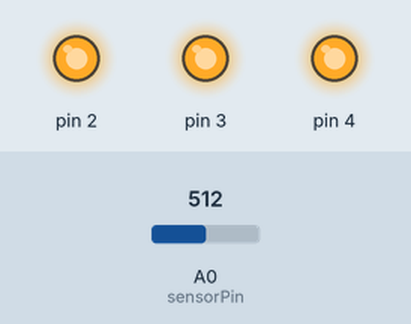
Bench run of a sketch on a simulated Arduino Uno, built with avr-gcc and run on an emulated ATmega328P. Shown: output pins drawn as LEDs (lit = HIGH). The inputs (shaded band) are chosen by the test bench; at power-on: A0 (sensorPin) = 512. What the sketch prints to the serial monitor is not drawn.

Above: at 1.2 s.
1.3 s: A0 (sensorPin) set to 166
3.3 s: A0 (sensorPin) set to 150
At 4.0 s:
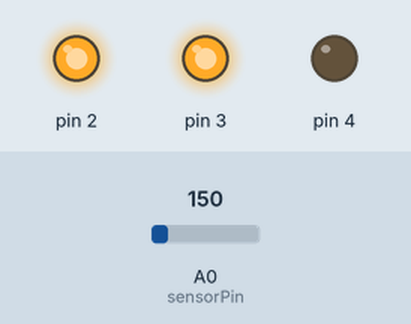
4.8 s: A0 (sensorPin) set to 122
At 6.2 s:
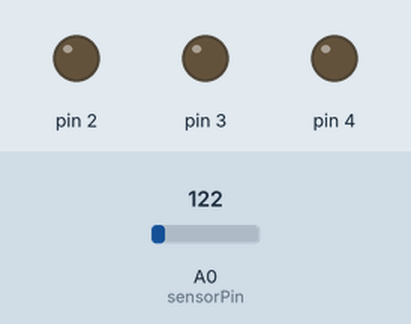
Timing chart, 0 to 7.8 s (numbered marks = the images above; inputs shaded):
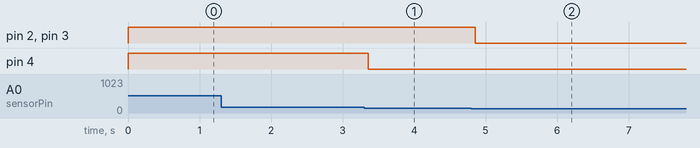

Measured:
- the behaviour switches between 151 and 150 on A0 (sensorPin) (found by bisection; images 0 and 1)
- after the input at 1.3 s, every drawn part: stays the same
- after the input at 3.3 s, pin 4: HIGH → LOW after 0.06 s
- after the input at 4.8 s, pin 2, pin 3: HIGH → LOW after 0.05 s

The sketch:

Tutorial_3.ino
```cpp
const int sensorPin = A0;
const float baselineTemp = 17.25; //needs to be calibrated to room temperature each time

void setup() {
  Serial.begin(9600);
  //baud 9600 bits per second
  for (int pinNumber = 2; pinNumber < 5; pinNumber++) {
    pinMode(pinNumber, OUTPUT);
    digitalWrite(pinNumber, LOW);
  }
}

void loop(){
  int sensorVal = analogRead(sensorPin);
  Serial.print("Sensor Value: ");
  Serial.print(sensorVal);

  //convert the ADC reading to voltage
  float voltage = (sensorVal/1024.0) * 5.0;
  Serial.print(", Volts: ");
  Serial.print(voltage);
  Serial.print(", degrees C: ");

  //convert the voltage to temperature in degrees
  float temperature = (voltage - .5) * 100;
  Serial.print(temperature);

  if(temperature < baselineTemp) {
    digitalWrite(2, LOW);
    digitalWrite(3, LOW);
    digitalWrite(4, LOW);
  }
  else if(temperature >= baselineTemp + 2 && temperature < baselineTemp + 4) {
    digitalWrite(2, HIGH);
    digitalWrite(3, LOW);
    digitalWrite(4, LOW);
  }
  else if(temperature >= baselineTemp + 4 && temperature <= baselineTemp + 6){
    digitalWrite(2, HIGH);
    digitalWrite(3, HIGH);
    digitalWrite(4, LOW);
  }
  else if(temperature > baselineTemp + 6){
    digitalWrite(2, HIGH);
    digitalWrite(3, HIGH);
    digitalWrite(4, HIGH);
  }

  delay(1);
  }
```
